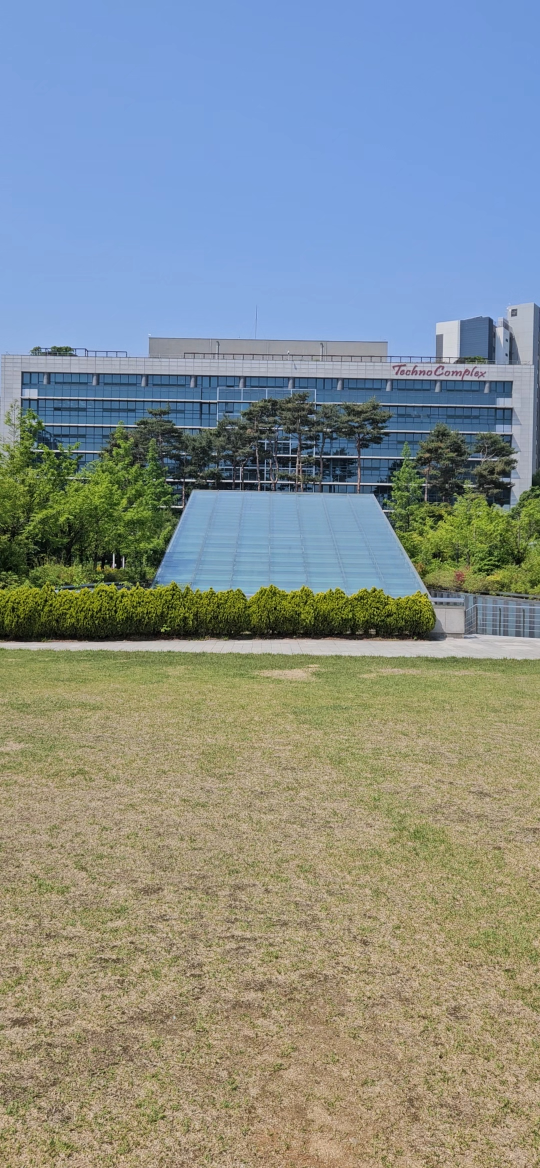
#> input picture Assignment4/assets/00.jpg, 1080 x 2336 px (shown at 1/2 size); its folder holds only this picture in this run
$ jupyter execute stitching.ipynb   (shell and % lines are left out)
#> lines starting #> are read from the running program, lines starting #| are printed output that depends on the picture
[cell 1]
import matplotlib as mpl
import matplotlib.pyplot as plt
import time
import numpy as np
import cv2 # yes, you can do this, but see below!
import os

[cell 2]
import matplotlib.gridspec as gridspec
import matplotlib.patches as patches


# [15 lines left out: function plot_images_with_accents, not called in this run]


def plot_image_with_accents(image, accentCoordinates=[]):
    figure = plt.figure(figsize=(4, 4))
    ax = figure.add_subplot(1, 1, 1)
    ax.axis('off')
    ax.imshow(image, cmap='gray')

    for (r, c) in accentCoordinates:
        c = patches.Circle((r, c), radius=2, linewidth=1, edgecolor='r', facecolor='r')
        ax.add_patch(c)

    plt.tight_layout()
    plt.show()


# [12 lines left out: function plot_images, not called in this run]

[cell 3]
from scipy.ndimage import maximum_filter


def conv_2d(img, kernel, use_vectorized=True):
    """
    Implements a 2D convolution operation on an image with a given kernel.
    """
    # Get kernel dimensions
    k_height, k_width = kernel.shape

    # Calculate padding size
    pad_h = k_height // 2
    pad_w = k_width // 2

    # Pad the image with zeros around the borders to handle boundary conditions
    padded = np.pad(img, ((pad_h, pad_h), (pad_w, pad_w)), mode='constant', constant_values=0)

    if use_vectorized:
        # Vectorized implementation for better performance
        from numpy.lib.stride_tricks import sliding_window_view

        # Create a view of all possible windows in the padded image
        # This creates a 4D array where each element represents a window of size
        windows = sliding_window_view(padded, (k_height, k_width))

        # Use Einstein summation to efficiently compute element-wise multiplication and sum
        output = np.einsum('ijkl,kl->ij', windows, kernel)
    else:
        # Traditional loop-based implementation (slower but more intuitive)
        output = np.zeros_like(img, dtype=np.float64)

        # Iterate through each pixel of the image
        for i in range(img.shape[0]):
            for j in range(img.shape[1]):
                # Apply the kernel at each position by multiplying and summing
                output[i, j] = np.sum(padded[i:i+k_height, j:j+k_width] * kernel)
    return output


def cornerDetect(img, winSize=7) -> np.array:
    """
    Corner detection function using Harris measure.
    """

    # Define Sobel kernels for gradient computation
    sobel_x = np.array([[-1, 0, 1], [-2, 0, 2], [-1, 0, 1]])
    sobel_y = np.array([[1, 2, 1], [0, 0, 0], [-1, -2, -1]])

    # Step 1: Apply Sobel kernels to get image derivatives
    Ix = conv_2d(img, sobel_x)  # Horizontal gradient
    Iy = conv_2d(img, sobel_y)  # Vertical gradient

    # Compute products of derivatives for structure tensor
    Ix2 = Ix ** 2  # Ix squared
    Iy2 = Iy ** 2  # Iy squared
    Ixy = Ix * Iy   # Ix * Iy

    # Define summation window
    window = np.ones((winSize, winSize))

    # Step 2: Sum up components over the window to get structure tensor elements
    Sx2 = conv_2d(Ix2, window)  # Sum of Ix²
    Sy2 = conv_2d(Iy2, window)  # Sum of Iy²
    Sxy = conv_2d(Ixy, window)  # Sum of Ix*Iy

    # Calculate trace and determinant of the structure tensor
    traceM = Sx2 + Sy2
    detM = Sx2 * Sy2 - Sxy ** 2

    k = 0.04  # Harris sensitivity parameter <--- but not for the Harris, but do they have harris method for numpy?
    corner_strength = detM - k * (traceM ** 2)

    return corner_strength


def nonMaximumSuppression(img, threshold, winSize=7) -> np.array:
    # Normalizing
    r = img.astype(np.float64)
    r_norm = (r - r.min()) / (r.max() - r.min() + 1e-12)

    # creating nms mask
    local_max = maximum_filter(r_norm, size=winSize, mode='reflect')
    mask = (r_norm == local_max) & (r_norm > threshold)

    r, c = np.nonzero(mask)
    return list(zip(r, c))

[cell 4]
def loadImages(directory: str) -> np.array:
    """
    Load images, convert them to float and to grayscale.

    Returns:
        np.array: list of images.
    """
#> called with directory = './assets'

    images = []
    filenames = filter(lambda x: x.endswith('.jpg'), os.listdir(directory))
    for filename in filenames:
        filepath = os.path.join(directory, filename)
        image = cv2.imread(filepath, cv2.IMREAD_GRAYSCALE)
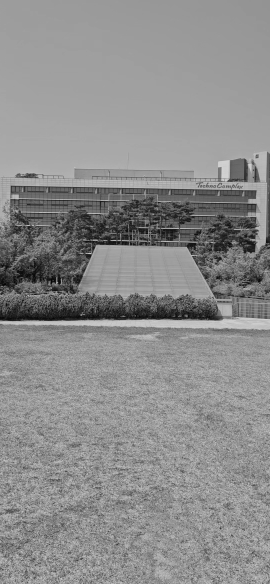
#> image: shape (2336, 1080) (shown at 1/4 size); min 0, max 231, mean 140.5
        image = cv2.resize(image, (1000, 800))
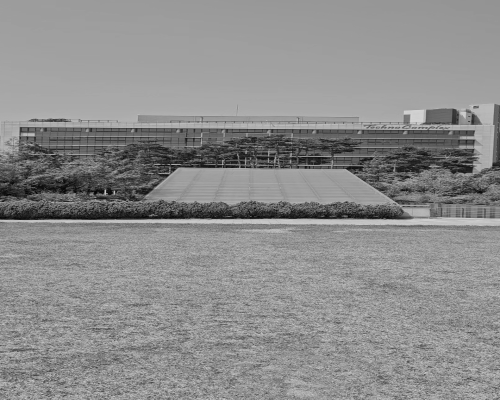
#> image: shape (800, 1000) (shown at 1/2 size); min 0, max 223, mean 140.4
        image = image.astype(np.float32) / 255.0  # Normalize
        images.append(image)
    return images


def getFeaturePoints(image, threshold=0.3, winSize=7, plot=True) -> np.array:
    """
    Detect feature points in an image, using the (Harris) corner detector you developed in Assignment 3.
    Do not forget non-maximum-suppression if you did not implement it.
    Save the resulting corner points in a list and return.
    The function should also plot the detected feature points in the image by default.
    """
    corners = cornerDetect(image, winSize=winSize)
    feature_points = nonMaximumSuppression(corners, threshold=threshold, winSize=winSize)

    if plot:
        plot_image_with_accents(image, feature_points)

    return feature_points


def getFeatureDescriptors(image, feature_points, mode='pixels', winSize=7) -> np.array:
    """
    If mode is 'pixels':
      for a given input list of feature points on a given image,
      extract their neighborhoods using the pixel values in a small window
      around each point as a feature vector.
      The window size needs to be a parameter of the function.

    If the mode is 'gradients:
      for a given input list of feature points and a given image,
      create a histogram of gradient directions in a small window
      around each point [see class slides - you will need to first calculate
      the direction of the gradient at each pixel in the given image,
      window size is a parameter again, use 18 bins for the histogram].

    Returns:
        the feature vectors [pixels] as another list.
    """

    # Precompute gradients if needed
    if mode == 'gradients':
        # Define Sobel kernels for gradient computation
        sobel_x = np.array([[-1, 0, 1], [-2, 0, 2], [-1, 0, 1]])
        sobel_y = np.array([[1, 2, 1], [0, 0, 0], [-1, -2, -1]])

        # Step 1: Apply Sobel kernels to get image derivatives
        Ix = conv_2d(image, sobel_x)  # Horizontal gradient
        Iy = conv_2d(image, sobel_y)  # Vertical gradient
        magnitude = np.hypot(Ix, Iy)
        angle = (np.degrees(np.arctan2(Iy, Ix)) + 360) % 360

    descriptors = []

    half = winSize // 2
    for point in feature_points:
        r, c = point

        # skip if window would go out of bounds
        if (r - half < 0 or r + half >= image.shape[0] or
            c - half < 0 or c + half >= image.shape[1]):
            continue

        if mode == 'pixels':
            patch = image[r-half : r+half+1, c-half : c+half+1]
            # flatten into vector
            descriptors.append(patch.flatten())

        elif mode == 'gradients':
            patch_ang = angle[r-half : r+half+1, c-half : c+half+1].ravel()
            patch_mag = magnitude[r-half : r+half+1, c-half : c+half+1].ravel()
            hist, _ = np.histogram(
                patch_ang,
                bins=18,
                range=(0, 360),
                weights=patch_mag
            )
            descriptors.append(hist.astype(np.float32))

    return np.array(descriptors, dtype=np.float32)


# [50 lines left out: functions match2Images, refineMatches, warpImages, not called in this run]

[cell 5]
def main():
    images = loadImages("./assets")
#> images = 1 item

    #plot_images(images, ncols=9)

    items = []
    for image in images:
        feature_points = getFeaturePoints(image, threshold=0.36)
        feature_descriptors = getFeatureDescriptors(image, feature_points, mode='gradients')
        items.append((image, feature_points, feature_descriptors))
#> this loop made 1 pass
#> half in getFeatureDescriptors on pass 1: 3
#> pass 1, in conv_2d, `output = np.einsum('ijkl,kl->ij', windows, kernel)`:
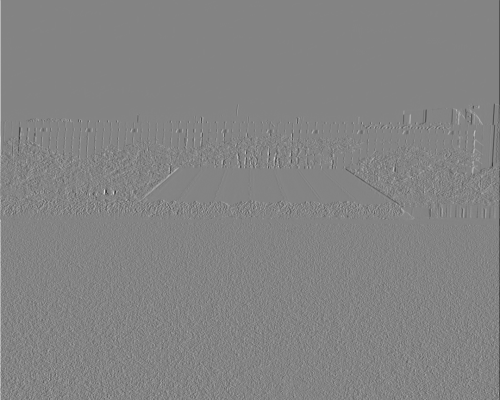
#> output: shape (800, 1000) float64 (shown at 1/2 size); min -3.19, max 2.98, mean -0.000102; drawn with min black and max white
#> pass 1, in conv_2d (call 2), `output = np.einsum('ijkl,kl->ij', windows, kernel)`:
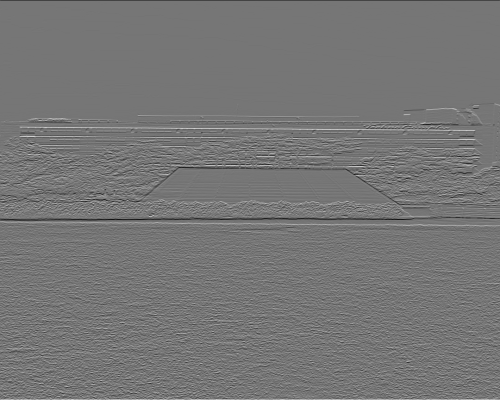
#> output: shape (800, 1000) float64 (shown at 1/2 size); min -2.78, max 3.22, mean 9.26e-05; drawn with min black and max white
#> pass 1, in cornerDetect, `Ix2 = Ix ** 2`:
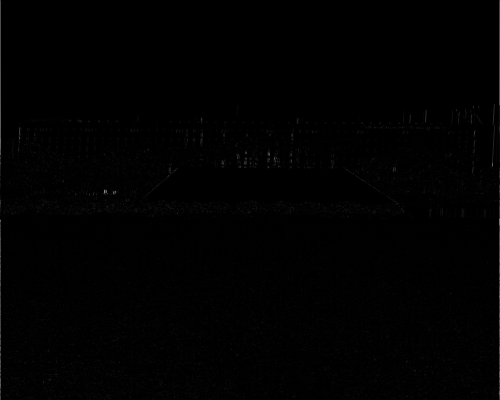
#> Ix2: shape (800, 1000) float64 (shown at 1/2 size); min 0, max 10.19, mean 0.0508; drawn with min black and max white
#> pass 1, in plot_image_with_accents, `plt.show()`:
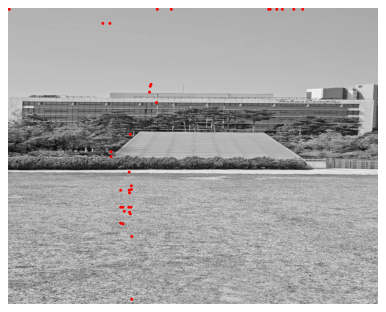
#> figure drawn by matplotlib, 1 panel
#> after the loop, items = 1 item

    for idx in range(1, len(items)):
        match2Images(items[idx-1], items[idx])
#> this loop made 0 passes

main()

$ run again, on Assignment4/assets/04.jpg
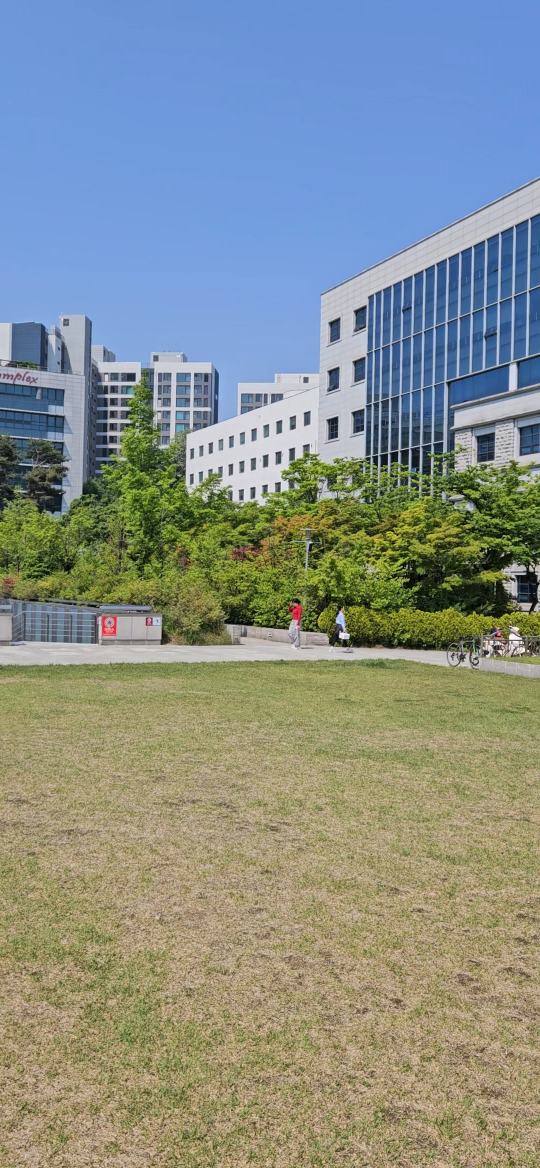
#> input picture Assignment4/assets/04.jpg, 1080 x 2336 px (shown at 1/2 size)
#> images = 1 item
#> the loop in main, `for image in images:` made 1 pass
#> half in getFeatureDescriptors on pass 1: 3
#> pass 1, in cornerDetect, `Ix2 = Ix ** 2`:
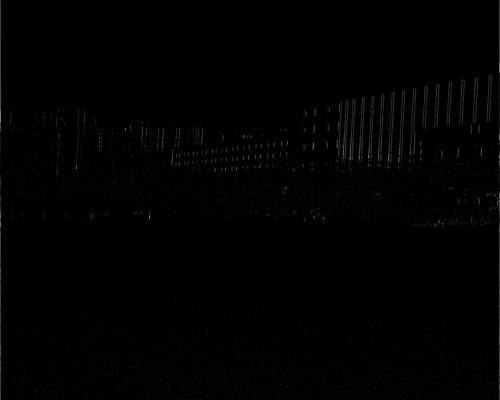
#> Ix2: shape (800, 1000) float64 (shown at 1/2 size); min 0, max 10.49, mean 0.0738; drawn with min black and max white
#> pass 1, in plot_image_with_accents, `plt.show()`:
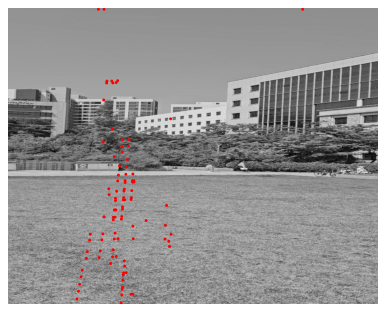
#> figure drawn by matplotlib, 1 panel

$ run again, on Assignment4/assets/05.jpg
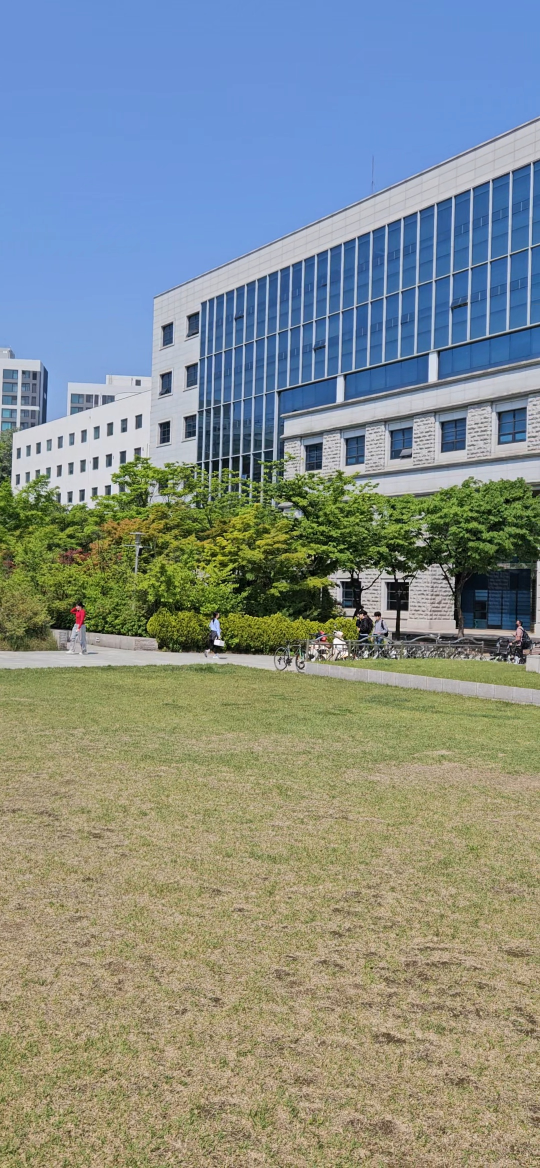
#> input picture Assignment4/assets/05.jpg, 1080 x 2336 px (shown at 1/2 size)
#> images = 1 item
#> the loop in main, `for image in images:` made 1 pass
#> half in getFeatureDescriptors on pass 1: 3
#> pass 1, in cornerDetect, `Ix2 = Ix ** 2`:
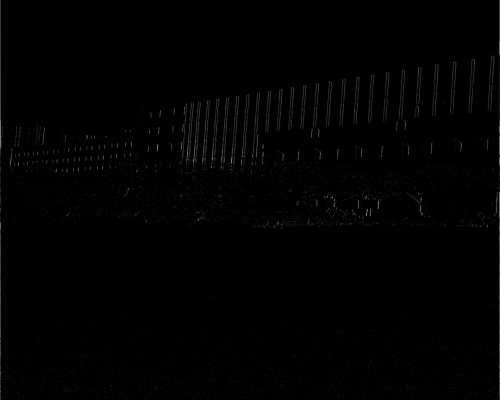
#> Ix2: shape (800, 1000) float64 (shown at 1/2 size); min 0, max 10.77, mean 0.0855; drawn with min black and max white
#> pass 1, in plot_image_with_accents, `plt.show()`:
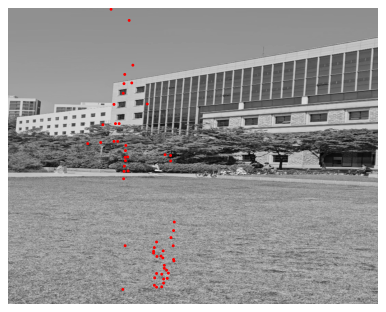
#> figure drawn by matplotlib, 1 panel
